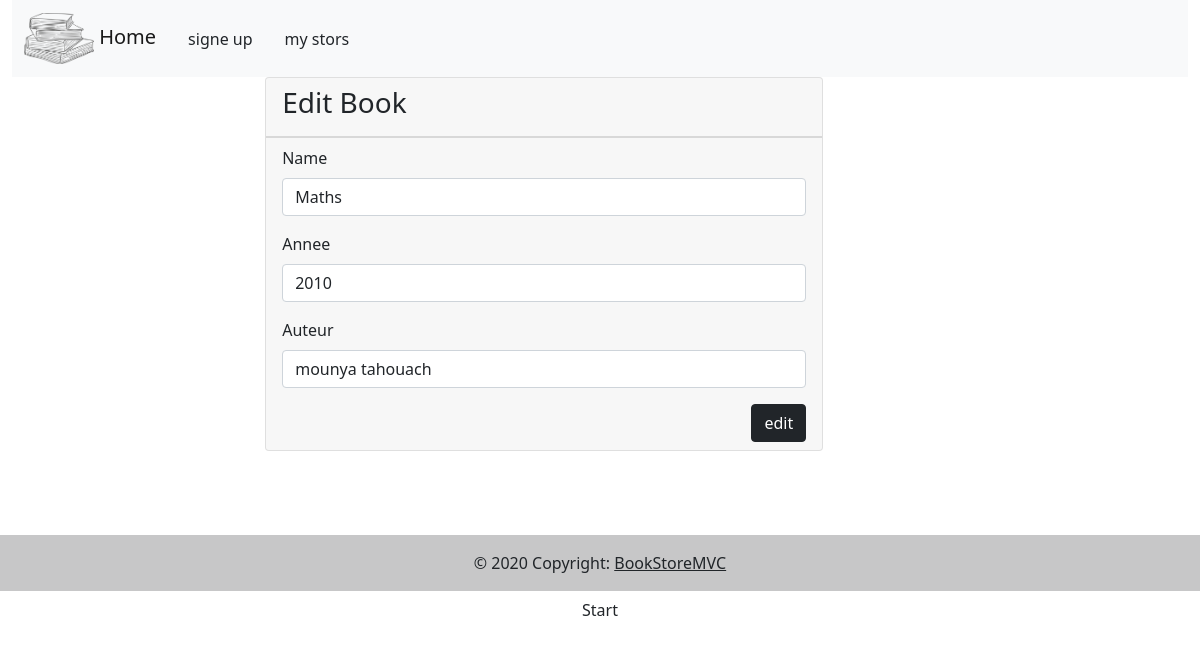
The page /index.php?action=modifierbook&id=204 on the database its author committed.
### tables this page shows
CREATE TABLE `book` (
  `id_book` int(11) NOT NULL,
  `name` varchar(255) NOT NULL,
  `auteur` varchar(255) NOT NULL,
  `annee` varchar(255) NOT NULL
);

### controller/controleurbook.php (called while the page is built, shortened)
<?php
require_once "model/book.php";
require_once "model/bookDAO.php";
class ControleurBook{
  private $bookDAO;
  public function __construct(){
    $this->bookDAO = new BookDAO();
  }
  public function editeBook(){
    $onebook = $this->bookDAO->get_one();
    $vue = new Vue("modifierbook");
    $vue->generer(array('onebook'=>$onebook));
  }
}
 ?>

### model/bookDAO.php (called while the page is built, shortened)
<?php
require_once "book.php";
class BookDAO{
  private $bdd;
  private $dbname="gestion_book";
  private $root="root";
  private $pswd="";
  public function __construct(){
    try {
      $this->bdd = new PDO('mysql:host=localhost;dbname='.$this->dbname,$this->root,$this->pswd);
    } catch (Exception $e) {
      die('Erreur :'.$e->getMessage());
    }
  }
public function get_one(){
  $id = $_GET['id'];
  $reponse = $this->bdd->query('SELECT * FROM book WHERE id_book='.$id);
  $oneBook = array();
  while ($donnees = $reponse->fetch()) {
     array_push($oneBook,new Book($donnees['name'], $donnees['auteur'] , $donnees['annee'],$donnees['id_book']));
     }
 return $oneBook;
}
}
 ?>

### model/book.php (called while the page is built, shortened)
<?php
class Book{
  private $name ;
  private $auteur;
  private $annee;
public function __construct($name, $auteur, $annee,$id_book){
  $this->name = $name;
  $this->auteur = $auteur;
  $this->annee = $annee;
}
public function getName(){
  return $this->name ;
}
public function getAuteur(){
  return $this->auteur ;
}
public function getAnnee(){
  return $this->annee ;
}
}
 ?>

### view/vuemodifierbook.php (the view, shortened to what this page needs)
<div class="container">
     <div style=" margin-left:20% ;width:50%" class="card">
        <div class="card-header">
         <h3>Edit Book </h3>
        </div>
        <div class="card-footer">
<?php foreach ($onebook as $book) {?>
         <form class="" method="post" action="">
           <div class="mb-3">
             <label class="form-label">Name </label>
             <input class="form-control" type="text" name="name" id="name" value="<?php echo $book->getName(); ?>" >
           </div>
           <div class="mb-3">
             <label class="form-label">Annee </label>
             <input class="form-control" type="text" name="annee" id="annee" value="<?php echo $book->getAnnee(); ?>"  >
          </div>
          <div class="mb-3">
           <label class="form-label">Auteur </label>
           <input class="form-control" type="text" name="auteur" id="auteur" value="<?php echo $book->getAuteur(); ?>" >
          </div>
          <div class="text-end mr-5">
            <input type="submit" class="btn btn-dark" name="submit" value="edit" >
          </div>
        </form>
<?php } ?>
       </div>
     </div>
   </div>

### rows shown on the page
book: name "Maths", annee "2010", auteur "mounya tahouach"
